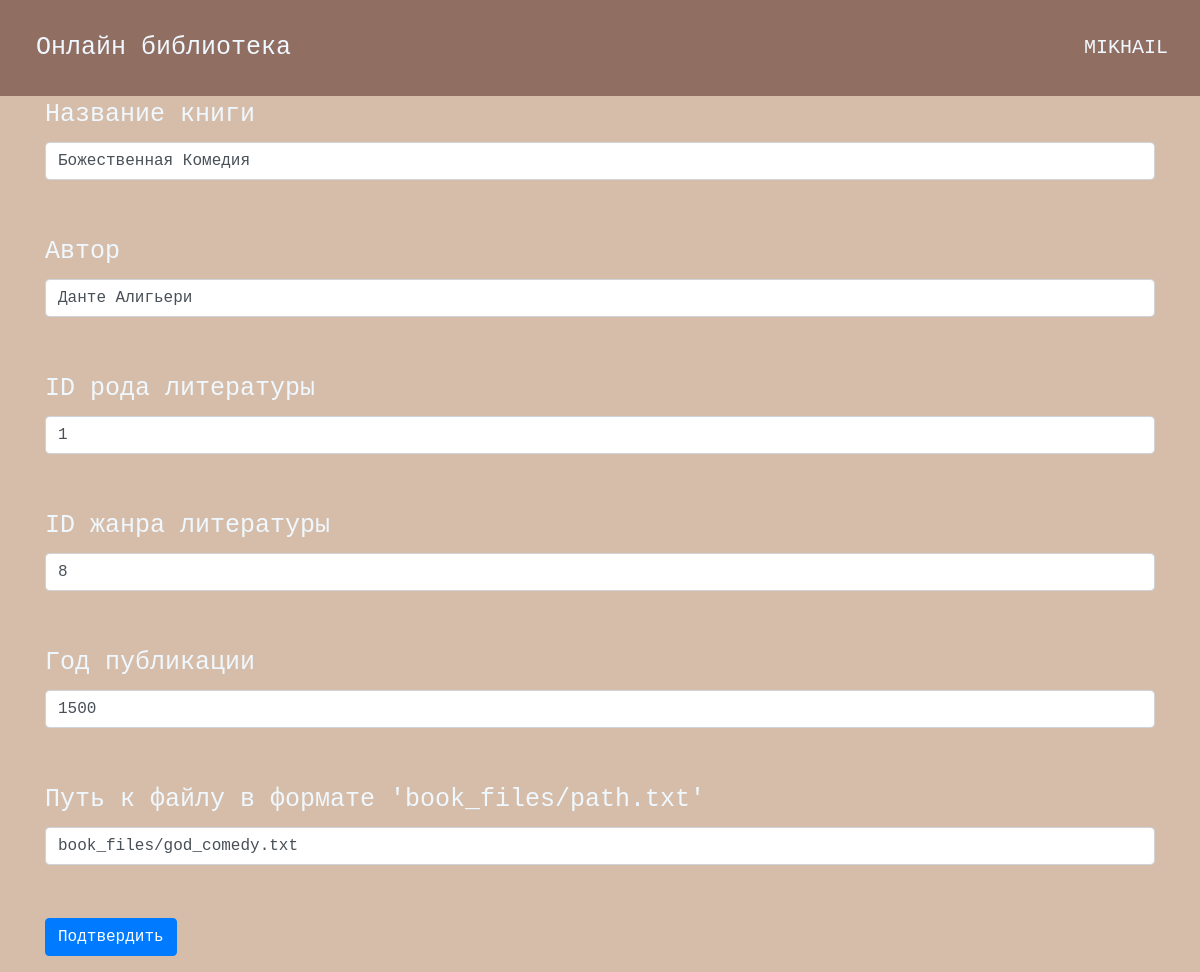
The app's page /edit_book/4 (signed in) with its own data.
### data/users.py (models this page shows, shortened)
class User(SqlAlchemyBase, UserMixin):
    __tablename__ = 'users'
    id = sqlalchemy.Column(sqlalchemy.Integer, primary_key=True, autoincrement=True)
    name = sqlalchemy.Column(sqlalchemy.String)
    surname = sqlalchemy.Column(sqlalchemy.String)
    email = sqlalchemy.Column(sqlalchemy.String, index=True, unique=True)
    hashed_password = sqlalchemy.Column(sqlalchemy.String)
    rights = sqlalchemy.Column(sqlalchemy.String)

### data/books.py (models this page shows, shortened)
class Book(SqlAlchemyBase, SerializerMixin):
    __tablename__ = 'books'
    id = sqlalchemy.Column(sqlalchemy.Integer, primary_key=True, autoincrement=True)
    title = sqlalchemy.Column(sqlalchemy.String)
    author = sqlalchemy.Column(sqlalchemy.String)
    type_of_fiction_id = sqlalchemy.Column(sqlalchemy.Integer, sqlalchemy.ForeignKey("literature_types.id"))
    genre_id = sqlalchemy.Column(sqlalchemy.Integer, sqlalchemy.ForeignKey("genres.id"))
    publish_year = sqlalchemy.Column(sqlalchemy.Integer, nullable=True)
    path_to_file = sqlalchemy.Column(sqlalchemy.String, nullable=True)
    genre = orm.relationship("Genres")
    type_of_fiction = orm.relationship("LiteratureTypes")

### server.py (the view, shortened to what this page needs)
@app.route("/edit_book/<int:book_id>", methods=["GET", "POST"])
@flask_login.login_required
def edit_book(book_id):
    form = AddBook()
    if flask.request.method == "GET":
        db_sess = db_session.create_session()
        book = db_sess.query(Book).filter(Book.id == book_id).first()
        if book:
            form.title.data = book.title
            form.author.data = book.author
            form.type_of_fiction_id.data = book.type_of_fiction_id
            form.genre_id.data = book.genre_id
            form.publish_year.data = book.publish_year
            form.path_to_file.data = book.path_to_file
        else:
            flask.abort(404)
    return flask.render_template("add_book.html", title="Редактирование книги", form=form)

### forms/add_book_form.py
class AddBook(FlaskForm):
    title = StringField('Название книги', validators=[DataRequired()])
    author = StringField('Автор', validators=[DataRequired()])
    type_of_fiction_id = IntegerField("ID рода литературы", validators=[DataRequired()])
    genre_id = IntegerField("ID жанра литературы", validators=[DataRequired()])
    publish_year = IntegerField("Год публикации")
    path_to_file = StringField("Путь к файлу в формате 'book_files/path.txt'")
    submit = SubmitField('Подтвердить')

### data/db_session.py (called while the page is built)
def create_session() -> Session:
    global __factory
    return __factory()

### server.py (called while the page is built)
@login_manager.user_loader
def load_user(user_id):
    db_sess = db_session.create_session()
    return db_sess.query(User).get(user_id)

### templates/add_book.html (shortened to what this page needs)
{% extends "base.html" %}
{% block content %}
    <form action="" method="post">
        <p>
            {{ form.title.label }}<br>
            {{ form.title(class="form-control") }}<br>
        </p>
         <p>
            {{ form.author.label }}<br>
            {{ form.author(class="form-control") }}<br>
        </p>
        <p>
            {{ form.type_of_fiction_id.label }}<br>
            {{ form.type_of_fiction_id(class="form-control") }}<br>
        </p>
        <p>
            {{ form.genre_id.label }}<br>
            {{ form.genre_id(class="form-control") }}<br>
        </p>
        <p>
            {{ form.publish_year.label }}<br>
            {{ form.publish_year(class="form-control") }}<br>
        </p>
        <p>
            {{ form.path_to_file.label }}<br>
            {{ form.path_to_file(class="form-control") }}<br>
        </p>
        <p>
            {{ form.submit(type="submit", class="btn btn-primary") }}
        </p>
    </form>
{% endblock %}

### templates/base.html (shortened to what this page needs)
<!DOCTYPE html>
<html lang="en">
<head>
    <link rel="stylesheet" href="https://stackpath.bootstrapcdn.com/bootstrap/4.4.1/css/bootstrap.min.css"
>
    <link rel="stylesheet" type="text/css" href="/static/css/style.css"/>
</head>
<body>
    <header class="navbar">
        <a style="text-decoration: none; color:aliceblue;" href="/">Онлайн библиотека</a>
        {% if current_user.is_authenticated %}
            <a class="navbar-brand" style="color: aliceblue;" href="/logout">{{ current_user.name }}</a>
        {% else %}
            <p>
                <a class="btn btn-secondary" href="/register">Регистрация</a>
                <a class="btn btn-secondary" href="/login">Вход</a>
            </p>
        {% endif %}
    </header>
<main role="main" class="container">
    {% block content %}{% endblock %}
</main>
</body>
</html>

### static/css/style.css (style rules this page uses)
header { background-color:#916e62; padding: 10px; color: aliceblue; }
body { background-color: #d5bda9; color: aliceblue; font-family:'Courier New', Courier, monospace; font-size: 25px; }
a { margin: 20px; font-family:'Courier New', Courier, monospace; font-size: 25px; }

### records on screen
User: name "MIKHAIL"
Book: title "Божественная Комедия", author "Данте Алигьери", type_of_fiction_id "1", genre_id "8", publish_year "1500", path_to_file "book_files/god_comedy.txt"
